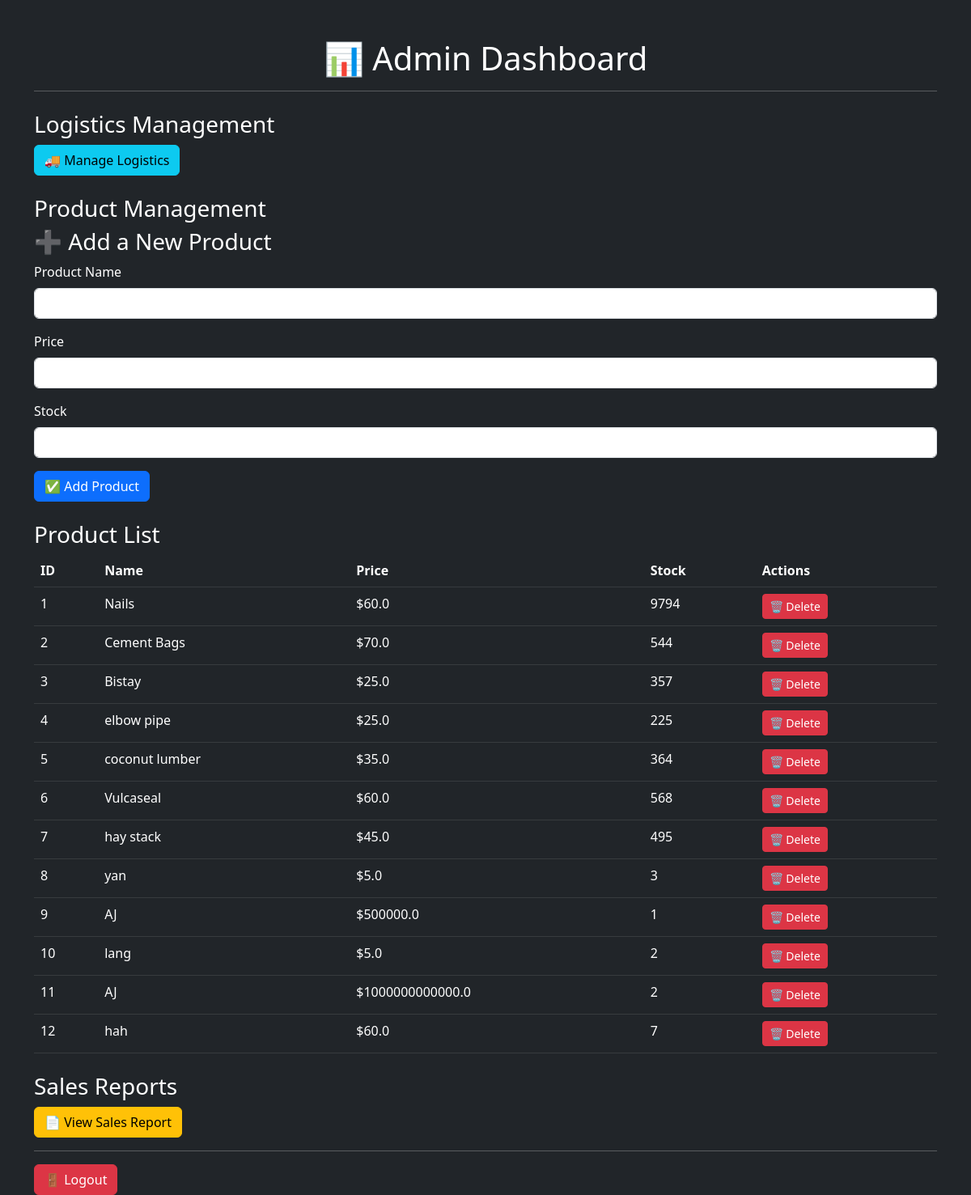
Screenshot of /admin_dashboard (signed in) with the database file from the repository.
### app.py (models this page shows)
class Product(db.Model):
    id = db.Column(db.Integer, primary_key=True)
    name = db.Column(db.String(100), nullable=False)
    price = db.Column(db.Float, nullable=False)
    stock = db.Column(db.Integer, nullable=False)

### app.py (the view, shortened to what this page needs)
@app.route("/admin_dashboard", methods=["GET", "POST"])
@login_required
def admin_dashboard():
    if current_user.role != "admin":
        flash("Access Denied!", "danger")
        return redirect(url_for("cashier_dashboard"))
    form = ProductForm()
    products = Product.query.all()
    return render_template("admin_dashboard.html", form=form, products=products)

### app.py
class ProductForm(FlaskForm):
    name = StringField("Product Name", validators=[DataRequired()])
    price = FloatField("Price", validators=[DataRequired()])
    stock = IntegerField("Stock", validators=[DataRequired()])
    submit = SubmitField("Add Product")

### app.py (called while the page is built)
@login_manager.user_loader
def load_user(user_id):
    return db.session.get(User, int(user_id))  # ✅ Correct for SQLAlchemy 2.0

### templates/admin_dashboard.html (shortened to what this page needs)
<!DOCTYPE html>
<html lang="en">
<head>
    <link rel="stylesheet" href="https://cdn.jsdelivr.net/npm/bootstrap@5.3.0/dist/css/bootstrap.min.css">
</head>
<body class="bg-dark text-white">
    <div class="container mt-5">
        <h1 class="text-center">📊 Admin Dashboard</h1>
        <hr>
        <h3 class="mt-4">Logistics Management</h3>
<a href="{{ url_for('logistics_dashboard') }}" class="btn btn-info">🚚 Manage Logistics</a>
<br>
<br>
        <h3>Product Management</h3>
        <h3>➕ Add a New Product</h3>
<form method="POST">
    <div class="mb-3">
        <label class="form-label">Product Name</label>
        {{ form.name(class="form-control") }}
    </div>
    <div class="mb-3">
        <label class="form-label">Price</label>
        {{ form.price(class="form-control") }}
    </div>
    <div class="mb-3">
        <label class="form-label">Stock</label>
        {{ form.stock(class="form-control") }}
    </div>
    <button type="submit" class="btn btn-primary">✅ Add Product</button>
</form>
        <h3 class="mt-4">Product List</h3>
        <table class="table table-dark table-hover">
            <thead>
                <tr>
                    <th>ID</th><th>Name</th><th>Price</th><th>Stock</th><th>Actions</th>
                </tr>
            </thead>
            <tbody>
                {% for product in products %}
                <tr>
                    <td>{{ product.id }}</td>
                    <td>{{ product.name }}</td>
                    <td>${{ product.price }}</td>
                    <td>{{ product.stock }}</td>
                    <td>
                        <form action="{{ url_for('delete_product', product_id=product.id) }}" method="POST" style="display:inline;">
                            <button type="submit" class="btn btn-danger btn-sm" onclick="return confirm('Are you sure?')">🗑 Delete</button>
                        </form>
                    </td>
                </tr>
                {% endfor %}
            </tbody>
        </table>
        <h3 class="mt-4">Sales Reports</h3>
        <a href="{{ url_for('sales_report') }}" class="btn btn-warning">📄 View Sales Report</a>
        <hr>
        <a href="{{ url_for('logout') }}" class="btn btn-danger">🚪 Logout</a>
    </div>
</body>
</html>

### rows the page displays
Product: id "1", name "Nails", price "60.0", stock "9794"
Product: id "2", name "Cement Bags", price "70.0", stock "544"
Product: id "3", name "Bistay", price "25.0", stock "357"
Product: id "4", name "elbow pipe", price "25.0", stock "225"
Product: id "5", name "coconut lumber", price "35.0", stock "364"
Product: id "6", name "Vulcaseal", price "60.0", stock "568"
Product: id "7", name "hay stack", price "45.0", stock "495"
Product: id "8", name "yan", price "5.0", stock "3"
Product: id "9", name "AJ", price "500000.0", stock "1"
Product: id "10", name "lang", price "5.0", stock "2"
Product: id "11", name "AJ", price "1000000000000.0", stock "2"
Product: id "12", name "hah", price "60.0", stock "7"
